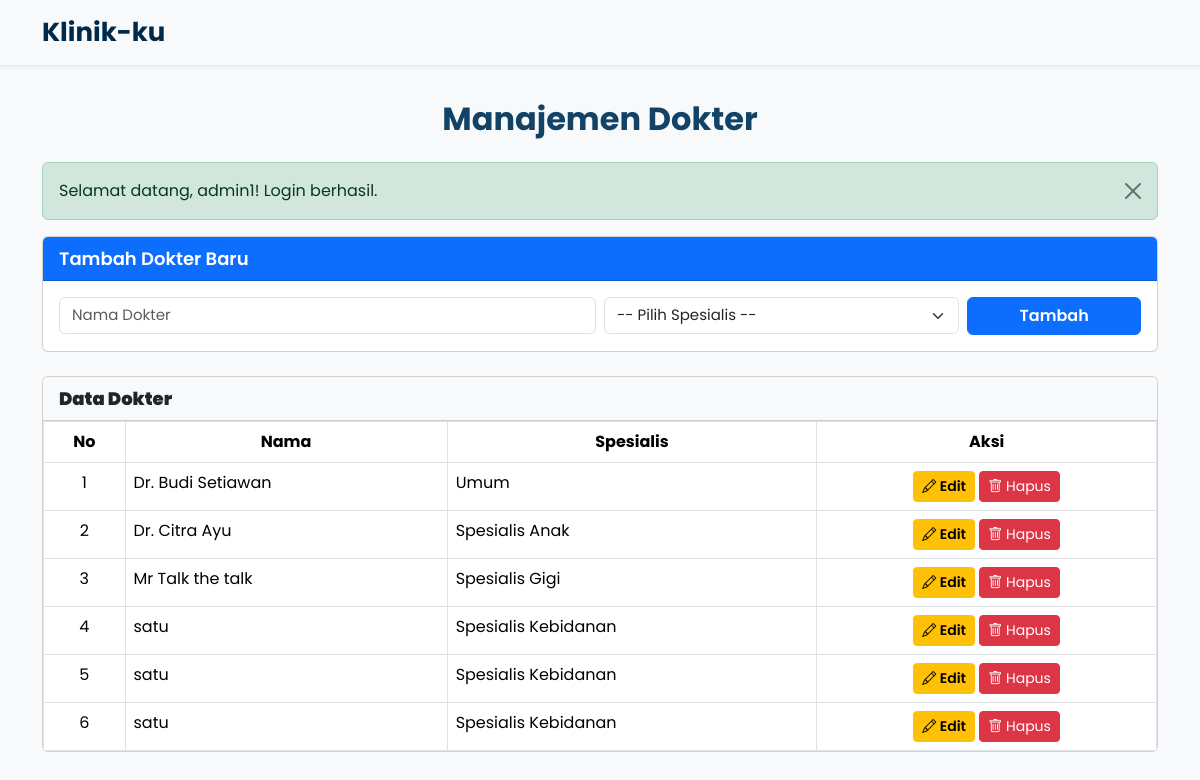
The page /admin/dokter_crud.php (signed in) on the database its author committed.
### tables this page shows
CREATE TABLE `dokter` (
  `id` int(11) NOT NULL,
  `nama` varchar(100) NOT NULL,
  `spesialis_id` int(11) DEFAULT NULL
);

CREATE TABLE `spesialis` (
  `id` int(11) NOT NULL,
  `nama_spesialis` varchar(100) NOT NULL
);

### admin/dokter_crud.php (the view, shortened to what this page needs)
<?php
include '../config/db.php';
$edit = null;
$dokter = $conn->query("
  SELECT d.id, d.nama, s.nama_spesialis, s.id AS spesialis_id
  FROM dokter d
  JOIN spesialis s ON d.spesialis_id = s.id
  ORDER BY d.id ASC
");
?>
<!DOCTYPE html>
<html lang="id">
<head>
  <link href="../assets/vendor/bootstrap/css/bootstrap.min.css" rel="stylesheet" />
  <link href="../assets/vendor/bootstrap-icons/bootstrap-icons.css" rel="stylesheet" />
</head>
<body>
<nav class="navbar navbar-expand-lg shadow-sm fixed-top">
  <div class="container">
    <a class="navbar-brand" href="dashboard.php">Klinik-ku</a>
  </div>
</nav>
<div class="container" style="margin-top: 100px;">
  <h2 class="mb-4 text-center">Manajemen Dokter</h2>
  <?php if (isset($_SESSION['success'])): ?>
    <div class="alert alert-success alert-dismissible fade show">
      <?= $_SESSION['success']; unset($_SESSION['success']); ?>
      <button type="button" class="btn-close" data-bs-dismiss="alert"></button>
    </div>
  <?php endif; ?>
  <div class="card mb-4">
    <div class="card-header bg-primary text-white">
      <?= $edit ? 'Edit Dokter' : 'Tambah Dokter Baru' ?>
    </div>
    <div class="card-body">
      <form method="post">
        <div class="row g-2">
          <div class="col-md-6">
            <input type="text" name="nama" class="form-control" placeholder="Nama Dokter" required value="<?= $edit['nama'] ?? '' ?>">
          </div>
          <div class="col-md-4">
            <select name="spesialis_id" class="form-select" required>
              <option value="">-- Pilih Spesialis --</option>
            </select>
          </div>
          <div class="col-md-2">
            <button type="submit" name="<?= $edit ? 'update' : 'tambah' ?>" class="btn btn-<?= $edit ? 'warning' : 'primary' ?> w-100">
              <?= $edit ? 'Update' : 'Tambah' ?>
            </button>
          </div>
        </div>
      </form>
    </div>
  </div>
  <div class="card">
    <div class="card-header bg-light">
      <strong>Data Dokter</strong>
    </div>
    <div class="card-body p-0">
      <table class="table table-bordered table-hover m-0">
        <thead class="text-center">
          <tr>
            <th>No</th>
            <th>Nama</th>
            <th>Spesialis</th>
            <th>Aksi</th>
          </tr>
        </thead>
        <tbody>
          <?php if ($dokter->num_rows > 0): $no = 1; ?>
            <?php while ($d = $dokter->fetch_assoc()): ?>
              <tr>
                <td class="text-center"><?= $no++ ?></td>
                <td><?= htmlspecialchars($d['nama']) ?></td>
                <td><?= htmlspecialchars($d['nama_spesialis']) ?></td>
                <td class="text-center">
                  <a href="?edit=<?= $d['id'] ?>" class="btn btn-sm btn-warning"><i class="bi bi-pencil"></i> Edit</a>
                  <a href="?hapus=<?= $d['id'] ?>" class="btn btn-sm btn-danger" onclick="return confirm('Hapus dokter ini?')"><i class="bi bi-trash"></i> Hapus</a>
                </td>
              </tr>
            <?php endwhile; ?>
          <?php else: ?>
            <tr><td colspan="4" class="text-center text-muted">Belum ada data dokter.</td></tr>
          <?php endif; ?>
        </tbody>
      </table>
    </div>
  </div>
</div>
</body>
</html>

### admin/dokter_crud.php (style rules this page uses)
body { font-family: 'Poppins', sans-serif; background-color: #f8f9fa; }
.navbar { background-color: #f8f9fa; }
.navbar-brand { font-weight: 700; color: #012a4a; font-size: 26px; }
h2 { font-weight: 700; color: #124265; }
.card-header { font-weight: 600; font-size: 18px; }
.form-control, .form-select { font-size: 15px; }
.table thead { background-color: #01395e; color: white; }
.btn-primary, .btn-warning { font-weight: 600; }

### rows shown on the page
dokter: nama "Dr. Budi Setiawan", spesialis.nama_spesialis "Umum"
dokter: nama "Dr. Citra Ayu", spesialis.nama_spesialis "Spesialis Anak"
dokter: nama "Mr Talk the talk", spesialis.nama_spesialis "Spesialis Gigi"
dokter: nama "satu", spesialis.nama_spesialis "Spesialis Kebidanan"
dokter: nama "satu", spesialis.nama_spesialis "Spesialis Kebidanan"
dokter: nama "satu", spesialis.nama_spesialis "Spesialis Kebidanan"

### other values the page prints
$_SESSION['success'] "Selamat datang, admin1! Login berhasil."
